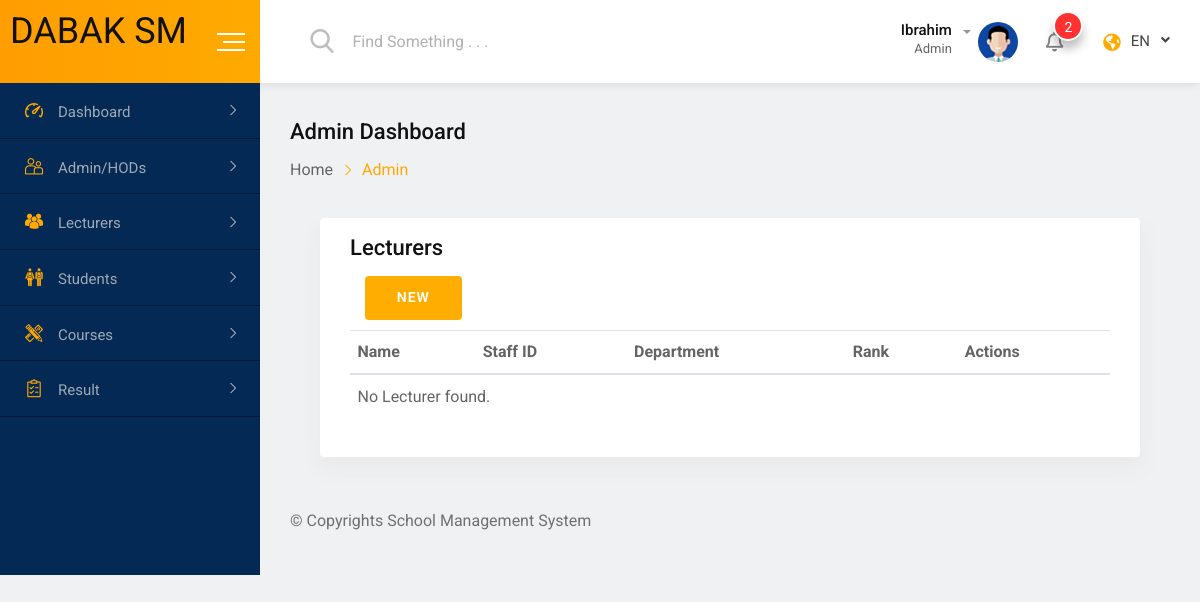
/administration/lecturers/ (signed in), run on an earlier commit of the app's database.
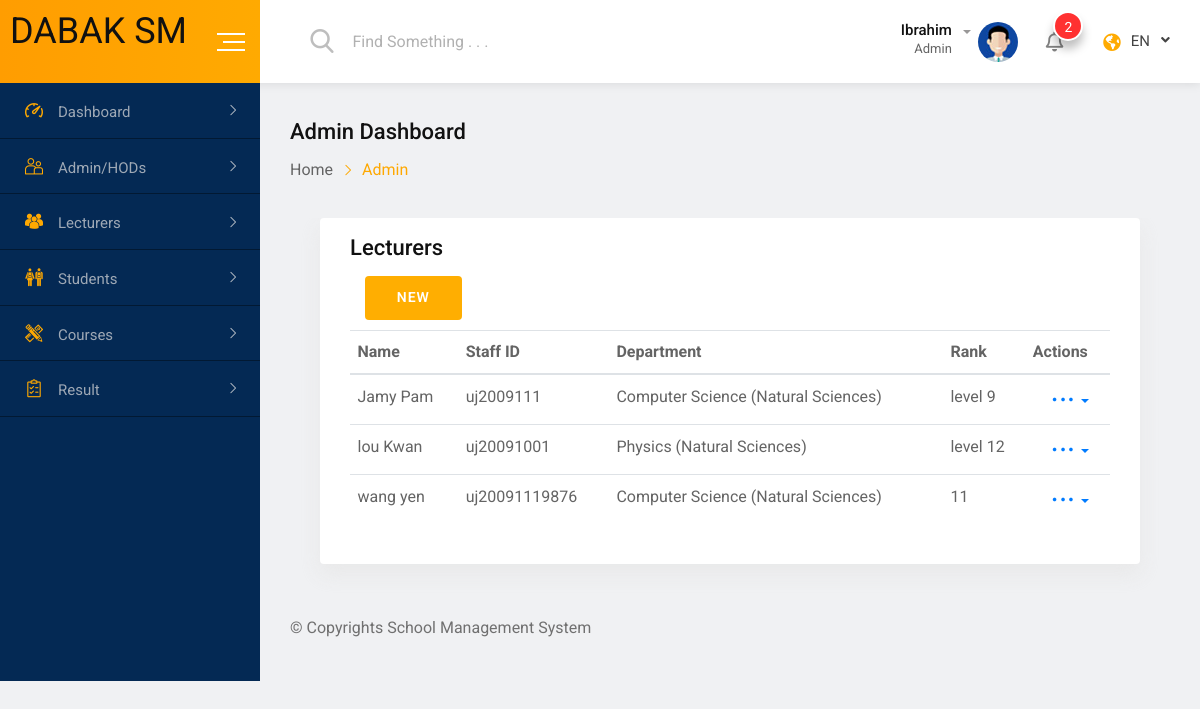
And on a later commit of the database.
### lecturers/models.py (models this page shows, shortened)
class Lecturer(models.Model):
    user = models.OneToOneField(CustomUser, on_delete=models.CASCADE, related_name='lecturer_profile')
    staff_id = models.CharField(max_length=20, unique=True)
    department = models.ForeignKey(Department, on_delete=models.CASCADE, related_name='lecturers')
    rank = models.CharField(max_length=50, blank=True, null=True)

### accounts/models.py (models this page shows, shortened)
class CustomUser(AbstractUser):
    ROLE_CHOICES = [
        ('student', 'Student'),
        ('lecturer', 'Lecturer'),
        ('admin', 'Admin'),
    ]
    USERNAME_FIELD = 'username'
    REQUIRED_FIELDS = []
    role = models.CharField(max_length=20, choices=ROLE_CHOICES)
    is_active = models.BooleanField(default=True)

### academics/models.py (models this page shows, shortened)
class Department(models.Model):
    faculty = models.ForeignKey(Faculty, on_delete=models.CASCADE, related_name='departments')
    name = models.CharField(max_length=150)
    description = models.TextField(blank=True, null=True)
    def __str__(self):
        return f"{self.name} ({self.faculty.name})"

class Faculty(models.Model):
    name = models.CharField(max_length=150, unique=True)
    description = models.TextField(blank=True, null=True)

### administration/views.py (the view)
    def wrapper(request, *args, **kwargs):
        if not request.user.is_authenticated or request.user.role != 'admin':
            messages.error(request, "Access denied: Admins only.")
            return redirect('login')
        return view_func(request, *args, **kwargs)

### administration/views.py (called while the page is built)
def admin_required(view_func):
    def wrapper(request, *args, **kwargs):
        if not request.user.is_authenticated or request.user.role != 'admin':
            messages.error(request, "Access denied: Admins only.")
            return redirect('login')
        return view_func(request, *args, **kwargs)
    return wrapper

@login_required
@admin_required
def lecturer_list(request):
    lecturers = Lecturer.objects.all()
    return render(request, 'administration/lecturer_list.html', {'lecturers': lecturers})

### templates/administration/lecturer_list.html (shortened to what this page needs)
{% extends "../admin_base.html" %}
{% block content %}
<div class="dashboard-content-one">
  <div class="card height-auto">
      <div class="card-body">
          <div class="heading-layout1">
              <div class="item-title">
                  <h3>Lecturers</h3>
              </div>
          </div>
          <div class="col-1-xxxl col-xl-2 col-lg-3 col-12 form-group">
              <a href="{% url 'lecturer_create' %}"><button type="submit" class="fw-btn-fill btn-gradient-yellow">NEW</button></a>
          </div>
          <div class="table-responsive">
              <table class="table display data-table text-nowrap">
                  <thead>
                      <tr>
                            <th>Name</th>
                            <th>Staff ID</th>
                            <th>Department</th>
                            <th>Rank</th>
                            <th>Actions</th>
                      </tr>
                  </thead>
                  <tbody>
                    {% for lecturer in lecturers %}
                      <tr>
                        <td>{{ lecturer.user.get_full_name }}</td>
                        <td>{{ lecturer.staff_id }}</td>
                        <td>{{ lecturer.department }}</td>
                        <td>{{ lecturer.rank }}</td>
                        <td>
                            <div class="dropdown">
                                <a href="all-student.html#" class="dropdown-toggle" data-toggle="dropdown"
                                    aria-expanded="false">
                                    <span class="flaticon-more-button-of-three-dots"></span>
                                </a>
                            </div>
                        </td>
                      </tr>
                      {% empty %}
                      <tr><td colspan="5">No Lecturer found.</td></tr>
                      {% endfor %}
                  </tbody>
              </table>
          </div>
      </div>
  </div>
</div>
{% endblock %}

What changed in the data, as far as the page shows it:
added Lecturer: user.get_full_name "Jamy Pam", staff_id "uj2009111", department "Computer Science (Natural Sciences)", rank "level 9"
added Lecturer: user.get_full_name "lou Kwan", staff_id "uj20091001", department "Physics (Natural Sciences)", rank "level 12"
added Lecturer: user.get_full_name "wang yen", staff_id "uj20091119876", department "Computer Science (Natural Sciences)", rank "11"
Also different on the page:
text no longer shown: "No Lecturer found."
